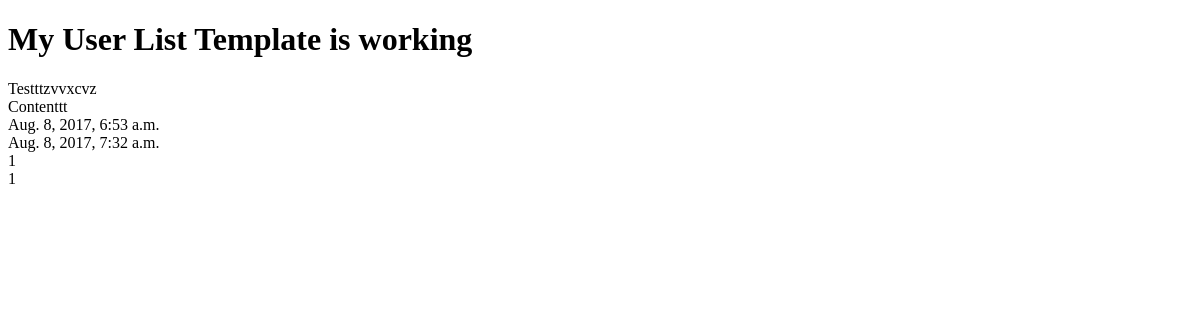
Before: /posts/ (signed in) with the older database file.
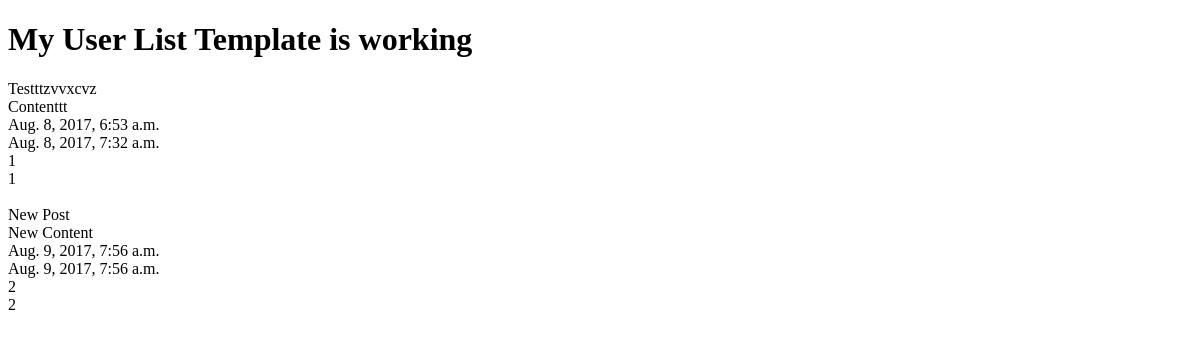
After: the same page with the newer database file.
### posts/models.py (models this page shows, shortened)
class Post(models.Model):
	title = models.CharField(max_length=120)
	content = models.TextField()
	updated = models.DateTimeField(auto_now=True, auto_now_add=False)
	timestamp = models.DateTimeField(auto_now=False, auto_now_add=True)

### posts/views.py (the view)
def post_list(request):
	if request.user.is_authenticated():
		queryset = Post.objects.all()
		my_context_data = {
		"object_list": queryset,
		"title": "My User List"
	}
	else:
		my_context_data = {
		"title": "List"
	}
	return render(request, "index.html", my_context_data)

### templates/index.html (shortened to what this page needs)
<!DOCTYPE html>
<html>
<head>
</head>
<body>
<h1>{{ title }} Template is working</h1>
{% for obj in object_list %}
{{obj.title}}<br/>
{{ obj.content }}<br/>
{{ obj.timestamp }}<br/>
{{ obj.updated }}<br/>
{{ obj.id }}<br/>
{{ obj.pk }}<br/><br/>
{% endfor %}
</body>
</html>

Changed rows visible on the page:
added Post: title "New Post", content "New Content", timestamp "Aug. 9, 2017, 7:56 a.m.", updated "Aug. 9, 2017, 7:56 a.m.", id "2", pk "2"
